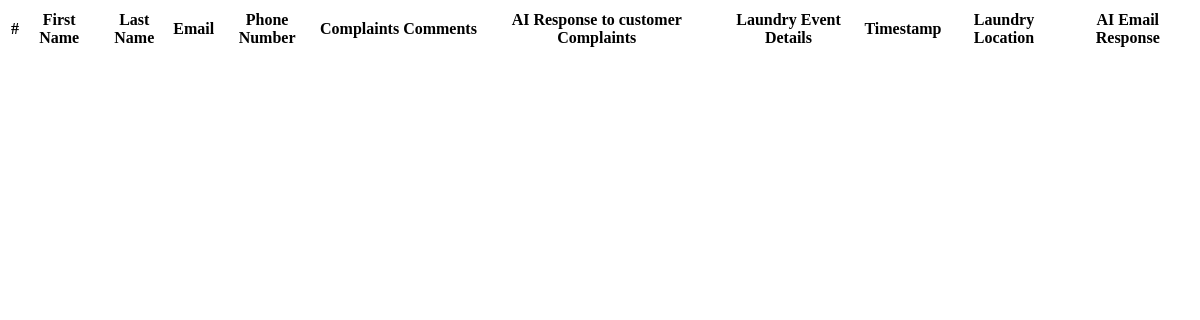
The page /list-english-customers/ on the database as committed earlier.
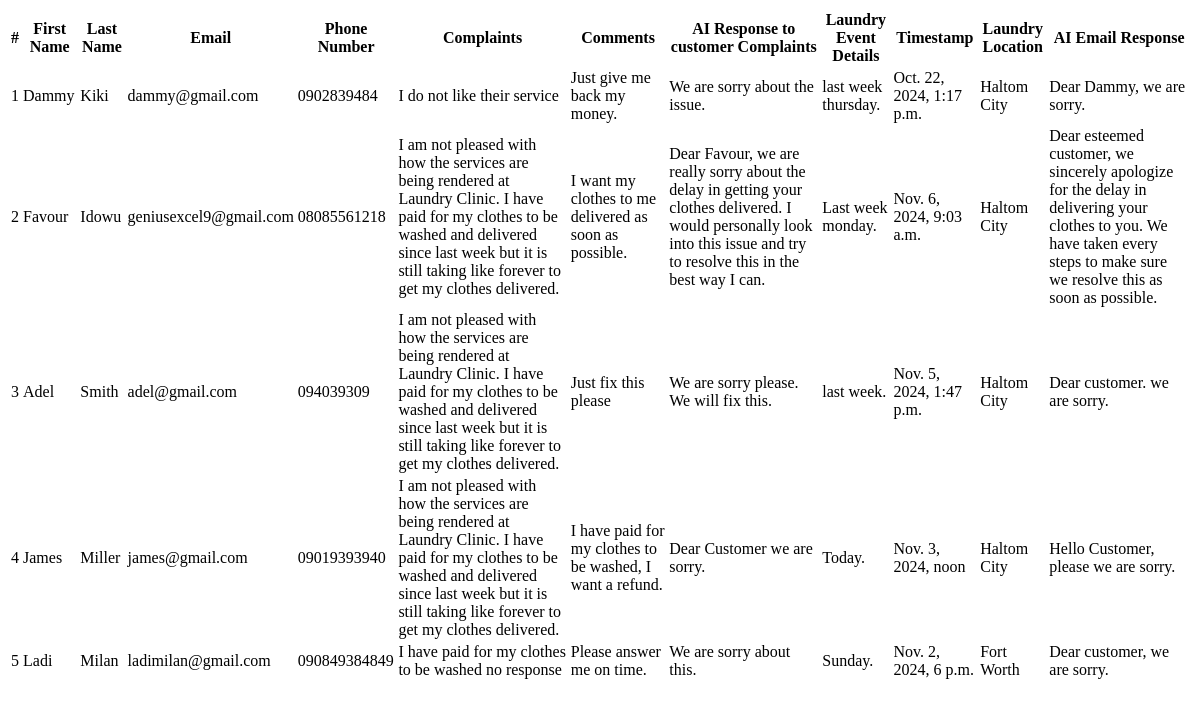
The same page on the database as committed later.
### reminder/models.py (models this page shows)
class LaundryClinicEnglishSpeakingCustomerQuery(models.Model):
    first_name = models.CharField(max_length=100)
    last_name = models.CharField(max_length=100)
    email_address = models.EmailField()
    customer_query_message = models.TextField()
    customer_comments = models.TextField()
    ai_assistant_response = models.TextField()
    laundry_event_details = models.TextField()
    location = models.CharField(max_length=150)
    timestamp = models.DateTimeField()
    ai_email_response = models.TextField()
    phone_number = models.CharField(max_length=50)
    status = models.CharField(max_length=50, null=True, choices=status_options, default="Open")

### reminder/views.py (the view)
# urls.py: path('list-english-customers/', views.list_english_customers, name='list-english-customers'),
def list_english_customers(request):
    customers = LaundryClinicEnglishSpeakingCustomerQuery.objects.all()
    context = {'customers': customers}
    return render(request, 'reminder/english-customer.html', context)

### reminder/templates/reminder/english-customer.html (shortened to what this page needs)
<!DOCTYPE html>
<html lang="en">
<head>
</head>
<body>
    <table>
        <thead>
            <th>#</th>
            <th>First Name</th>
            <th>Last Name</th>
            <th>Email</th>
            <th>Phone Number</th>
            <th>Complaints</th>
            <th>Comments</th>
            <th>AI Response to customer Complaints</th>
            <th>Laundry Event Details</th>
            <th>Timestamp</th>
            <th>Laundry Location</th>
            <th>AI Email Response</th>
        </thead>
        <tbody>
            {% for customer in customers %}
            <tr>
                <td>{{customer.id}}</td>
                <td>{{customer.first_name}}</td>
                <td>{{customer.last_name}}</td>
                <td>{{customer.email_address}}</td>
                <td>{{customer.phone_number}}</td>
                <td>{{customer.customer_query_message}}</td>
                <td>{{customer.customer_comments}}</td>
                <td>{{customer.ai_assistant_response}}</td>
                <td>{{customer.laundry_event_details}}</td>
                <td>{{customer.timestamp}}</td>
                <td>{{customer.location}}</td>
                <td>{{customer.ai_email_response}}</td>
            </tr>
            {% endfor customers %}
        </tbody>
    </table>
</body>
</html>

Rows that differ between the two databases and show on the page:
added LaundryClinicEnglishSpeakingCustomerQuery: id "1", first_name "Dammy", last_name "Kiki", email_address "dammy@gmail.com", phone_number "0902839484", customer_query_message "I do not like their service", customer_comments "Just give me back my money.", ai_assistant_response "We are sorry about the issue.", laundry_event_details "last week thursday.", timestamp "Oct. 22, 2024, 1:17 p.m.", location "Haltom City", ai_email_response "Dear Dammy, we are sorry."
added LaundryClinicEnglishSpeakingCustomerQuery: id "2", first_name "Favour", last_name "Idowu", email_address "geniusexcel9@gmail.com", phone_number "08085561218", customer_query_message "I am not pleased with how the services are being rendered at Laundry Clinic. I have paid for my clothes to be washed and delivered since last week but it is still taking like forever to get my clothes delivered.", customer_comments "I want my clothes to me delivered as soon as possible.", ai_assistant_response "Dear Favour, we are really sorry about the delay in getting your clothes delivered. I would personally look into this issue and try to resolve this in the best way I can.", laundry_event_details "Last week monday.", timestamp "Nov. 6, 2024, 9:03 a.m.", location "Haltom City", ai_email_response "Dear esteemed customer, we sincerely apologize for the delay in delivering your clothes to you. We have taken every steps to make sure we resolve this as soon as possible."
added LaundryClinicEnglishSpeakingCustomerQuery: id "3", first_name "Adel", last_name "Smith", email_address "adel@gmail.com", phone_number "094039309", customer_query_message "I am not pleased with how the services are being rendered at Laundry Clinic. I have paid for my clothes to be washed and delivered since last week but it is still taking like forever to get my clothes delivered.", customer_comments "Just fix this please", ai_assistant_response "We are sorry please. We will fix this.", laundry_event_details "last week.", timestamp "Nov. 5, 2024, 1:47 p.m.", location "Haltom City", ai_email_response "Dear customer. we are sorry."
added LaundryClinicEnglishSpeakingCustomerQuery: id "4", first_name "James", last_name "Miller", email_address "james@gmail.com", phone_number "09019393940", customer_query_message "I am not pleased with how the services are being rendered at Laundry Clinic. I have paid for my clothes to be washed and delivered since last week but it is still taking like forever to get my clothes delivered.", customer_comments "I have paid for my clothes to be washed, I want a refund.", ai_assistant_response "Dear Customer we are sorry.", laundry_event_details "Today.", timestamp "Nov. 3, 2024, noon", location "Haltom City", ai_email_response "Hello Customer, please we are sorry."
added LaundryClinicEnglishSpeakingCustomerQuery: id "5", first_name "Ladi", last_name "Milan", email_address "ladimilan@gmail.com", phone_number "090849384849", customer_query_message "I have paid for my clothes to be washed no response", customer_comments "Please answer me on time.", ai_assistant_response "We are sorry about this.", laundry_event_details "Sunday.", timestamp "Nov. 2, 2024, 6 p.m.", location "Fort Worth", ai_email_response "Dear customer, we are sorry."
